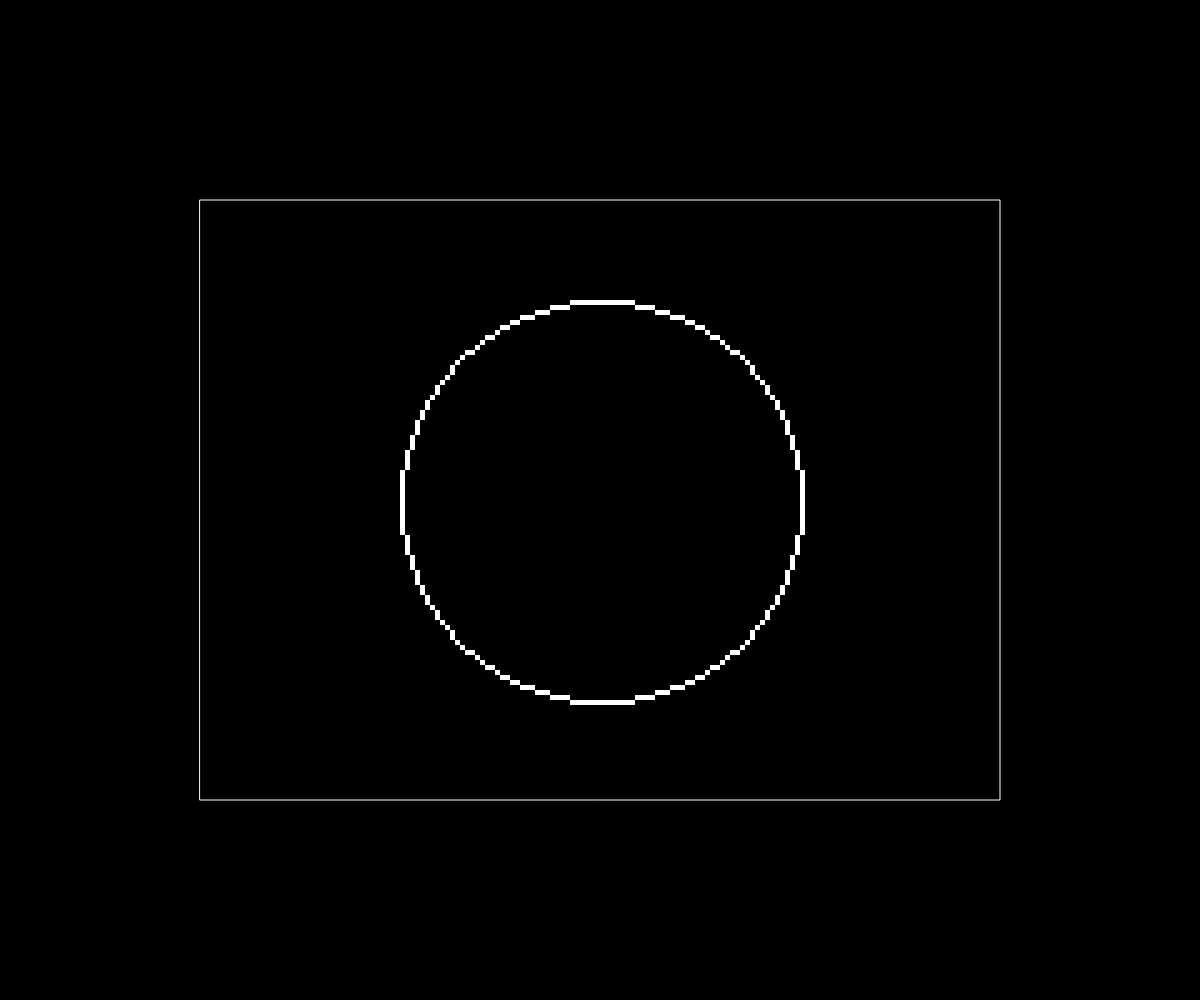
Frame 1 (no input)
Frame 2 (the mouse pressed at the canvas centre, redrawn once): identical to frame 1, image omitted

The p5.js sketch that drew this single still picture (run headless with seeded random() and noise() and a simulated clock; the mouse was pressed at the canvas centre and the sketch redrawn once):

// p5.js sketch
// ── sketch.js
var WIDTH = 160;
var HEIGHT = 120;
var K = 5;

var origin_x, origin_y;

function setup() {
    canvas = createCanvas(windowWidth, windowHeight);
    canvas.position(0, 0);
    canvas.class("pcanvas");

    // Set up graphics
    noSmooth();
    noStroke();
    noLoop();

    // Set up VGA Canvas
    var vga_width = WIDTH * K;
    var vga_height = HEIGHT * K;
    origin_x = width / 2 - vga_width / 2;
    origin_y = height / 2 - vga_height / 2;

    background(0);
    stroke(255);
    noFill();
    rect(origin_x, origin_y, vga_width, vga_height);
    noStroke();
    fill(255);
}

function draw() {
    // background(0);
    // ellipse(width/2, height/2, 50, 50);
    drawCircle(80, 60, 40);
}

function drawCircle(x, y, radius) {
    var offset_y = 0;
    var offset_x = radius;
    var crit = 1 - radius;
    
    while (offset_y <= offset_x) {
        spixel(x + offset_x, y + offset_y);
        spixel(x + offset_y, y + offset_x);
        spixel(x - offset_x, y + offset_y);
        spixel(x - offset_y, y + offset_x);
        spixel(x - offset_x, y - offset_y);
        spixel(x - offset_y, y - offset_x);
        spixel(x + offset_x, y - offset_y);
        spixel(x + offset_y, y - offset_x);

        offset_y++;
        if (crit <= 0) {
            crit = crit + 2 * offset_y + 1;
        } else {
            offset_x--;
            crit = crit + 2 * (offset_y - offset_x) + 1;
        }
    }
}

function spixel(x, y) {
    rect(x * K + origin_x, y * K + origin_y, K, K);
}
